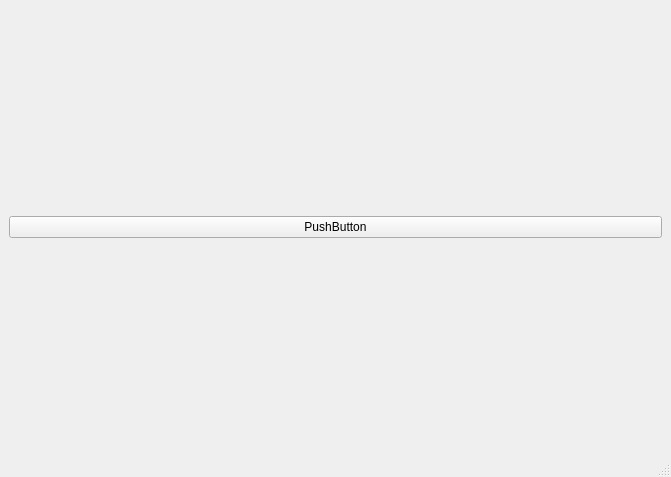
<?xml version="1.0" encoding="UTF-8"?>
<ui version="4.0">
 <class>MainWindow</class>
 <widget class="QMainWindow" name="MainWindow">
  <property name="geometry">
   <rect>
    <x>0</x>
    <y>0</y>
    <width>671</width>
    <height>477</height>
   </rect>
  </property>
  <property name="windowTitle">
   <string>MainWindow</string>
  </property>
  <widget class="QWidget" name="centralwidget">
   <layout class="QVBoxLayout" name="verticalLayout_2">
    <item>
     <layout class="QVBoxLayout" name="verticalLayout"/>
    </item>
    <item>
     <widget class="QPushButton" name="pushButton">
      <property name="text">
       <string>PushButton</string>
      </property>
     </widget>
    </item>
   </layout>
  </widget>
  <widget class="QMenuBar" name="menubar">
   <property name="geometry">
    <rect>
     <x>0</x>
     <y>0</y>
     <width>671</width>
     <height>27</height>
    </rect>
   </property>
  </widget>
  <widget class="QStatusBar" name="statusbar"/>
 </widget>
 <resources/>
 <connections/>
</ui>
